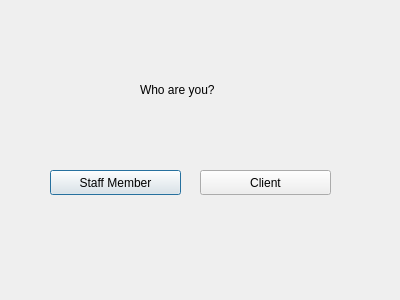
<?xml version="1.0" encoding="UTF-8"?>
<ui version="4.0">
 <class>LoginDialog</class>
 <widget class="QDialog" name="LoginDialog">
  <property name="geometry">
   <rect>
    <x>0</x>
    <y>0</y>
    <width>400</width>
    <height>300</height>
   </rect>
  </property>
  <property name="windowTitle">
   <string>Dialog</string>
  </property>
  <widget class="QLabel" name="label">
   <property name="geometry">
    <rect>
     <x>140</x>
     <y>80</y>
     <width>101</width>
     <height>20</height>
    </rect>
   </property>
   <property name="text">
    <string>Who are you?</string>
   </property>
  </widget>
  <widget class="QPushButton" name="staff">
   <property name="geometry">
    <rect>
     <x>50</x>
     <y>170</y>
     <width>131</width>
     <height>25</height>
    </rect>
   </property>
   <property name="text">
    <string>Staff Member</string>
   </property>
  </widget>
  <widget class="QPushButton" name="client">
   <property name="geometry">
    <rect>
     <x>200</x>
     <y>170</y>
     <width>131</width>
     <height>25</height>
    </rect>
   </property>
   <property name="text">
    <string>Client</string>
   </property>
  </widget>
 </widget>
 <resources/>
 <connections/>
</ui>
